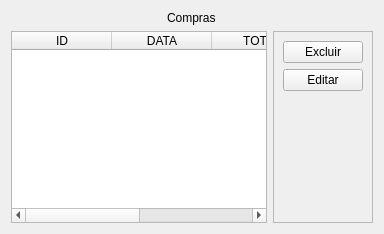
                <widget class="QWidget" name="tab_compras_fornecedor_detail">
                 <attribute name="title">
                  <string>Compras</string>
                 </attribute>
                 <layout class="QVBoxLayout" name="verticalLayout_46">
                  <item alignment="Qt::AlignHCenter">
                   <widget class="QLabel" name="label_16">
                    <property name="text">
                     <string>Compras</string>
                    </property>
                   </widget>
                  </item>
                  <item>
                   <layout class="QHBoxLayout" name="horizontalLayout_16">
                    <item>
                     <widget class="QTableWidget" name="tableWidget">
                      <column>
                       <property name="text">
                        <string>ID</string>
                       </property>
                      </column>
                      <column>
                       <property name="text">
                        <string>DATA</string>
                       </property>
                      </column>
                      <column>
                       <property name="text">
                        <string>TOTAL</string>
                       </property>
                      </column>
                      <column>
                       <property name="text">
                        <string>STATUS</string>
                       </property>
                      </column>
                     </widget>
                    </item>
                    <item>
                     <widget class="QFrame" name="frame_30">
                      <property name="frameShape">
                       <enum>QFrame::StyledPanel</enum>
                      </property>
                      <property name="frameShadow">
                       <enum>QFrame::Raised</enum>
                      </property>
                      <layout class="QVBoxLayout" name="verticalLayout_45">
                       <item>
                        <widget class="QPushButton" name="btn_excluir_compra_fornecedor_detail">
                         <property name="cursor">
                          <cursorShape>PointingHandCursor</cursorShape>
                         </property>
                         <property name="text">
                          <string>Excluir</string>
                         </property>
                        </widget>
                       </item>
                       <item>
                        <widget class="QPushButton" name="btn_editar_compra_fornecedor_detail">
                         <property name="cursor">
                          <cursorShape>PointingHandCursor</cursorShape>
                         </property>
                         <property name="text">
                          <string>Editar</string>
                         </property>
                        </widget>
                       </item>
                       <item>
                        <spacer name="verticalSpacer_20">
                         <property name="orientation">
                          <enum>Qt::Vertical</enum>
                         </property>
                         <property name="sizeHint" stdset="0">
                          <size>
                           <width>20</width>
                           <height>40</height>
                          </size>
                         </property>
                        </spacer>
                       </item>
                      </layout>
                     </widget>
                    </item>
                   </layout>
                  </item>
                 </layout>
                </widget>
